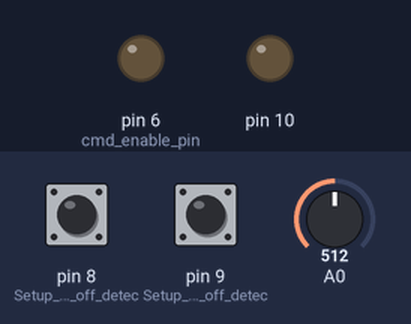
Simulated run of this sketch. Board: Arduino Leonardo, built with avr-gcc and run on an emulated ATmega32U4. On the bench: output pins drawn as LEDs (lit = HIGH). The inputs (shaded band) are chosen by the test bench; at power-on: pin 8 (Setup_for_leads_off_detec) LOW, pin 9 (Setup_for_leads_off_detec) LOW, A0 = 512. What the sketch prints to the serial monitor is not drawn.

Above: at 0.1 s.
At 23.1 s:
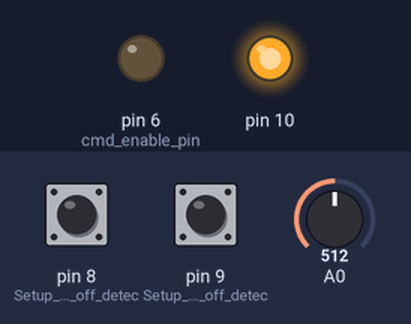
Timing chart, 0 to 24.6 s (numbered marks = the images above):
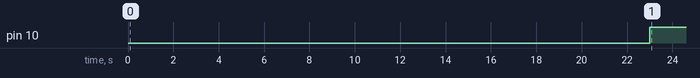

The sketch:

AD8232_HR_HRV.ino
```cpp
#include <SoftwareSerial.h>
#include "LowPower.h"

long instance1 = 0, timer;
double hrv = 1, hr = 72, interval = 0;
int value = 0, count = 0;
float threshold = 0; //To identify R peak
bool flag = 0;
bool initialized = 0;

#define shutdown_pin 12
#define cmd_enable_pin 6
#define timer_value 10000 // 10 seconds timer to calculate hr

SoftwareSerial Serial1(4 , 5); //(Rx , Tx)

void __init__(){
  Serial.println("Initializing...");
  delay(15000);
  int currVal = 0;
  int currMax = 0;
  int start = millis();
  while((millis() - start) <= 8000){
    currVal = analogRead(A0);
    if(currVal > currMax)
      currMax = currVal;
  }
  threshold = (float)(currMax) * 0.9;
  initialized = 1;
}

void on_Event(){
  String rdy = "";
  String done = "";

  digitalWrite(cmd_enable_pin , HIGH);
  delay(10);
  digitalWrite(cmd_enable_pin , LOW);
  delay(10000);
  Serial1.println("_");
  delay(20000);
  for(int i = 0; i < 10; i++)
    LowPower.powerDown(SLEEP_8S, ADC_OFF, BOD_OFF);
}

void setup() {
  Serial.begin(115200);
  Serial1.begin(115200);
  pinMode(cmd_enable_pin , OUTPUT);
  pinMode(8, INPUT); // Setup for leads off detection LO +
  pinMode(9, INPUT); // Setup for leads off detection LO -
  pinMode(10 , OUTPUT);

  digitalWrite(cmd_enable_pin , LOW);
}

void loop() {
  digitalWrite(cmd_enable_pin , LOW);
  digitalWrite(shutdown_pin , HIGH);

  if((digitalRead(8) == 1)||(digitalRead(9) == 1)){
    Serial.println("leads off!");
    digitalWrite(10 , LOW);
    digitalWrite(shutdown_pin, LOW); //standby mode
    instance1 = micros();
    timer = millis();
    initialized = 0;
    Serial.println("Power Down");
    for(int i = 0; i < 3; i++)
      LowPower.powerDown(SLEEP_8S, ADC_OFF, BOD_OFF);
  }

  else {
    if(!initialized)
      __init__();
    digitalWrite(10 , HIGH);
    digitalWrite(shutdown_pin, HIGH); //normal mode

    value = analogRead(A0);
    if((value > threshold) && (!flag)) {
      count++;
      flag = 1;
      interval = micros() - instance1; //RR interval
      instance1 = micros();
    }

    else if((value < threshold)) {
      flag = 0;
    }

    if ((millis() - timer) > 10000) {
      hr = count*6;
      timer = millis();
      count = 0;
    }

    hrv = hr/60 - interval/1000000;
    if(hr >= 120 && hrv <= 0.05)
      on_Event();

    Serial.print(hr);
    Serial.print(",");
    Serial.print(hrv);
    Serial.print(",");
    Serial.println(value);

  }

}
```

Measured:
- by itself, pin 10: LOW → HIGH at 23.0 s
